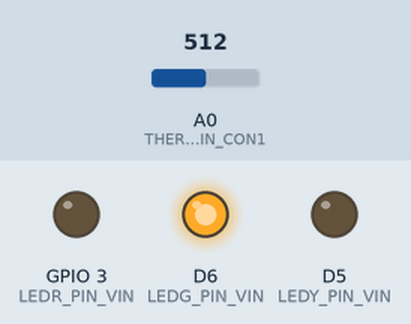
Bench run of a sketch on a simulated ESP8266 (Wemos D1 mini). On the bench: output pins drawn as LEDs (lit = HIGH). The inputs (shaded band) are chosen by the test bench; at power-on: A0 (THERMISTOR_PIN_CON1) = 512. WiFi joins after 1.5 s; servers stay silent unless stated; uploads are accepted with an empty reply; what the sketch prints to the serial monitor is not drawn.

Above: at 5.0 s.
5.1 s: A0 (THERMISTOR_PIN_CON1) set to 502
At 7.4 s:
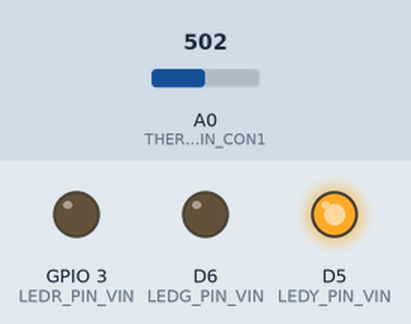
8.2 s: A0 (THERMISTOR_PIN_CON1) set to 461
At 9.2 s:
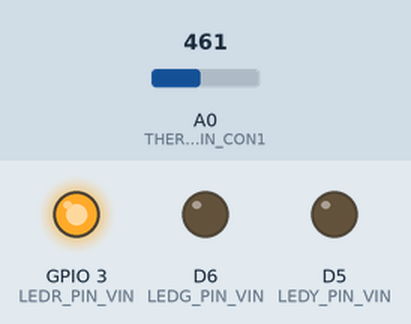
11.3 s: A0 (THERMISTOR_PIN_CON1) set to 511
At 14.1 s:
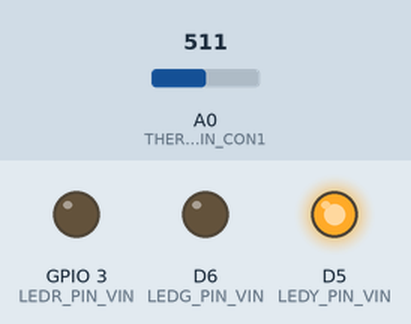
15.1 s: A0 (THERMISTOR_PIN_CON1) set to 306
At 17.1 s:
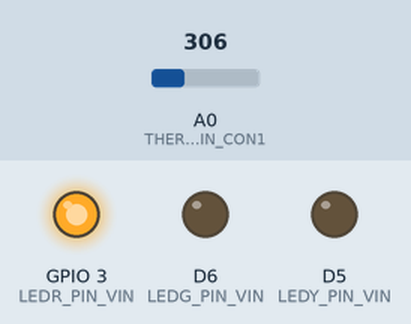
Timing chart, 0 to 18.6 s (numbered marks = the images above; inputs shaded):
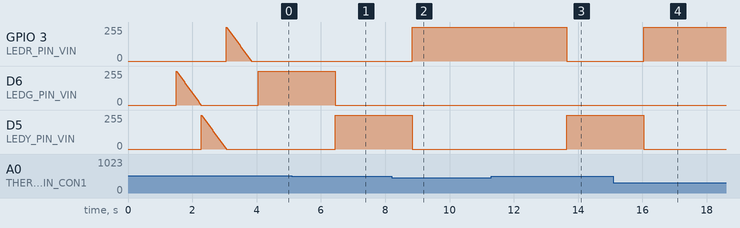

The sketch:

Blink.ino
```cpp
#include <ESP8266WiFi.h>
#include <ESP8266HTTPClient.h>
#include <ArduinoJson.h>

// Definição de pinos
// no WeMos as portas tem um D na frente
#define LEDG_PIN_VIN    D6
#define LEDR_PIN_VIN    D9
#define LEDY_PIN_VIN    D5

#define THERMISTOR_PIN_CON1 A0

// define alguns parametros pra aumentar a precisão da medição
// fonte: apostila de iniciante da eletrogate
#define SERIESRESISTOR 10000
#define THERMISTORNOMINAL 10000
#define TEMPERATURENOMINAL 25
#define BCOEFFICIENT 3950
#define Vin 3.3
#define T0 298.15
#define Rt 10000
#define R0 10000
#define T1 273.15
#define T2 373.15
#define RT1 35563
#define RT2 549
float beta = 0.0;
float Rinf = 0.0;
float TempKelvin = 0.0;
float TempCelsius = 0.0;
float Vout = 0.0;
float Rout = 0.0;

// struct de temperaturas pra receber do servidor e posteriomente desempacotar
struct Temperatures {
    float dangerTemp;
    float safeTemp;
};

// credenciais da rede wifi
const char* ssid = "Ap203";
const char* password = "13245768";

void setup() {
    Serial.begin(9600);
    WiFi.begin(ssid, password);

    while (WiFi.status() != WL_CONNECTED) {
        delay(500);
        Serial.print(".");
    }

    Serial.println("\nConectado com sucesso!");
    //Serial.print("Endereço IP: ");
    //Serial.println(WiFi.localIP());

    pinMode(LEDG_PIN_VIN, OUTPUT);
    pinMode(LEDY_PIN_VIN, OUTPUT);
    pinMode(LEDR_PIN_VIN, OUTPUT);

    fadeOut(LEDG_PIN_VIN);
    fadeOut(LEDY_PIN_VIN);
    fadeOut(LEDR_PIN_VIN);

    pinMode(THERMISTOR_PIN_CON1, INPUT);

    beta = (log(RT1 / RT2)) / ((1 / T1) - (1 / T2));
    Rinf = R0 * exp(-beta / T0);
}

void loop() {
    Vout = analogRead(THERMISTOR_PIN_CON1) * Vin / 1024.0;
    Rout = (Rt * Vout / (Vin - Vout));

    if (Rout > 0) {
        TempKelvin = (beta / log(Rout / Rinf));
        TempCelsius = TempKelvin - 273.15;
    } else {
        TempCelsius = -999.0; // valor de erro
    }

    // faz um "fetch" das temperaturas enviadas pelo servidor
    Temperatures currentTemps = get_https_data();

    if (TempCelsius > currentTemps.dangerTemp) {
        digitalWrite(LEDR_PIN_VIN, HIGH);
        digitalWrite(LEDY_PIN_VIN, LOW);
        digitalWrite(LEDG_PIN_VIN, LOW);
    } else if (TempCelsius >= currentTemps.safeTemp && TempCelsius <= currentTemps.dangerTemp) {
        digitalWrite(LEDY_PIN_VIN, HIGH);
        digitalWrite(LEDR_PIN_VIN, LOW);
        digitalWrite(LEDG_PIN_VIN, LOW);
    } else {
        digitalWrite(LEDG_PIN_VIN, HIGH);
        digitalWrite(LEDR_PIN_VIN, LOW);
        digitalWrite(LEDY_PIN_VIN, LOW);
    }

    //Serial.print("Temperatura em Celsius: ");
    //Serial.print(TempCelsius);
    //Serial.print(" Cº \n");

    // envia ao servidor a temperatura atual lida pelo thermistor
    send_http_post(TempCelsius);

    delay(2000);
}

// faz o envio da temperatura atual para o servidor
void send_http_post(float currentTemp) {
  if (WiFi.status() == WL_CONNECTED) {
      WiFiClient client;
      HTTPClient http;
      http.begin(client, "http://192.168.0.7:3000/receber_temp");
      http.addHeader("Content-Type", "application/json");
      String postData = "{\"currentTemp\":" + String(currentTemp) + "}";
      int httpCode = http.POST(postData);
      String payload = http.getString();
      //Serial.println(httpCode);
      //Serial.println(payload);
      http.end();
  } else {
    Serial.println("Erro na conexão WiFi.");
  }
}

// busca as temperaturas de perigo e seguranca vindas do servidor
Temperatures get_https_data() {
    Temperatures temps;
    temps.dangerTemp = 28.0; // valores padrão
    temps.safeTemp = 25.0;

    if (WiFi.status() == WL_CONNECTED) {
        WiFiClient client;
        HTTPClient http;
        http.begin(client, "http://192.168.0.7:3000/enviar_params");
        http.addHeader("Content-Type", "application/json");
        int httpCode = http.GET();

        if (httpCode > 0) {
            String payload = http.getString();
            //Serial.println(payload);

            DynamicJsonDocument doc(1024);
            DeserializationError error = deserializeJson(doc, payload);

            if (!error) {
                temps.dangerTemp = doc["dangerTemp"];
                temps.safeTemp = doc["safeTemp"];
            } else {
                Serial.println("Failed to parse JSON");
            }
        } else {
            Serial.print("HTTP response code: ");
            Serial.println(httpCode);
        }
        http.end();
    } else {
        Serial.println("Not connected to WiFi");
    }
    return temps;
}


void fadeOut(int pin) {
  for (int i = 255; i >= 0; i -= 5) {
    analogWrite(pin, i);
    delay(15);
  }
  digitalWrite(pin, LOW);
}
```

Measured:
- the behaviour switches between 512 and 511 on A0 (THERMISTOR_PIN_CON1) (found by bisection; images 0 and 1)
- the behaviour switches between 476 and 475 on A0 (THERMISTOR_PIN_CON1) (found by bisection; images 1 and 2)
- after the input at 5.1 s, D6 (LEDG_PIN_VIN): 255/255 → 0/255 after 1.3 s; D5 (LEDY_PIN_VIN): 0/255 → 255/255 after 1.3 s
- after the input at 8.2 s, GPIO 3 (LEDR_PIN_VIN): 0/255 → 255/255 after 0.65 s; D5 (LEDY_PIN_VIN): 255/255 → 0/255 after 0.65 s
- after the input at 11.3 s, GPIO 3 (LEDR_PIN_VIN): 255/255 → 0/255 after 2.3 s; D5 (LEDY_PIN_VIN): 0/255 → 255/255 after 2.3 s
- after the input at 15.1 s, GPIO 3 (LEDR_PIN_VIN): 0/255 → 255/255 after 0.95 s; D5 (LEDY_PIN_VIN): 255/255 → 0/255 after 0.95 s
